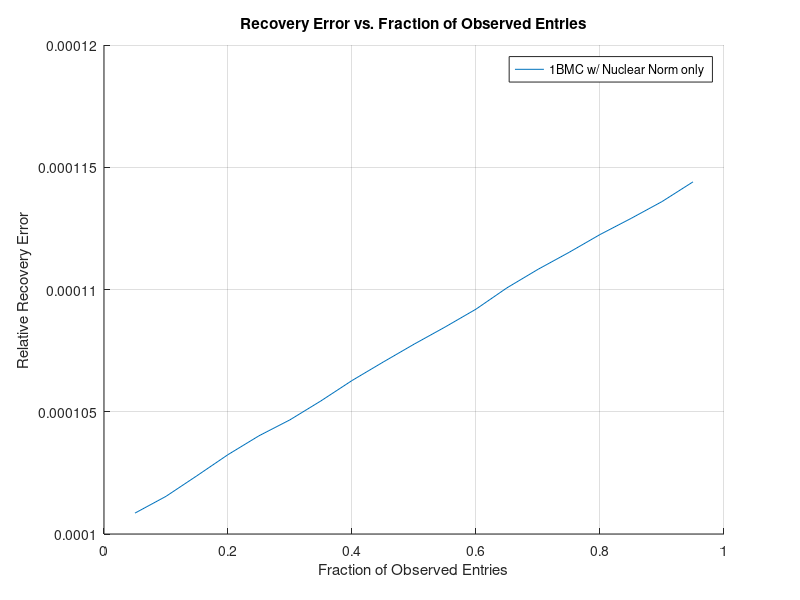

This figure's MATLAB source:
clear all; close all; clc;
%% select exp index [1-3]
% Exp 1: Sweep fraction of observed entries
% Exp 2: Sweep rank
% Exp 3: Sweep noise sigma
exp = 1;

%% select err index [1-6]
% [1-3] Method 1: Combined Nuclear & Infinity Norm 
%       * [1] norm(M-xhat,'fro');
%       * [2] norm(M-x1_debias,'fro');
%       * [3] sum(sign(xhat(:)) ~= sign(M(:)));
% [4-6] Method 2: Nuclear Norm Only
%       * [4] norm(M-xhat,'fro');
%       * [5] norm(M-x1_debias,'fro');
%       * [6] sum(sign(xhat(:)) ~= sign(M(:)));
y_axis = 4; 


%% Load Relevant Variables for Chosen Exp
switch exp
    case 1
        load('6254_data/exp1.mat');
        err = exp1_err;
        obsErr = exp1_obsErr;
        normM = exp1_normM;
        x = 0.05:0.05:0.95;
        figure; title('Recovery Error vs. Fraction of Observed Entries');
        xlabel('Fraction of Observed Entries')
    case 2
        load('6254_data/exp2.mat');
        err = exp2_err;
        obsErr = exp2_obsErr;
        normM = exp2_normM;
        x = 1:1:15;
        figure; title('Recovery Error vs. Rank');
        xlabel('Rank of X')
    case 3
        load('6254_data/exp3.mat');
        err = exp3_err;
        obsErr = exp3_obsErr;
        normM = exp3_normM;
        x = 0:0.1:1;
        figure; title('Recovery Error vs. Noise Floor (sigma)');
        xlabel('sigma')
end
hold on

%% Select ylabel Based on Error Metric Used
switch y_axis
    case 1
        ylabel('norm(M-xhat,''fro''); [Combined Nuclear & Infinity Norm]')
    case 2
        ylabel('norm(M-x1_debias,''fro''); [Combined Nuclear & Infinity Norm]')
    case 3
        ylabel('sum(sign(xhat(:)) ~= sign(M(:))); [Combined Nuclear & Infinity Norm]')
    case 4
        ylabel('Relative Recovery Error')
    case 5
        ylabel('norm(M-x1_debias,''fro''); [Nuclear Norm Only]')
    case 6
        ylabel('sum(sign(xhat(:)) ~= sign(M(:))); [Nuclear Norm Only]')
end

%% Select Relevant Data for Error Metric Chosen
I = length(err); % total length of parameter sweep
data = zeros(20,I);
for i = 1:I
    param_data = err{i};                                % select all metrics for parameter value t in sweep
    data(:,i) = param_data(:,y_axis)./normM{i};     % select & normalize error metric y
end

data_mean = mean(data,1);                               % take average across all 20 trials for each param


width=550;
height=400;
set(gcf,'position',[10,10,width,height])
plot(x,data_mean)
legend('1BMC w/ Nuclear Norm only')
grid on
filename = ['6254_plots/1BMC_exp',num2str(exp),'_err',num2str(y_axis),'_plot.png'];
saveas(gcf,filename)


        
    